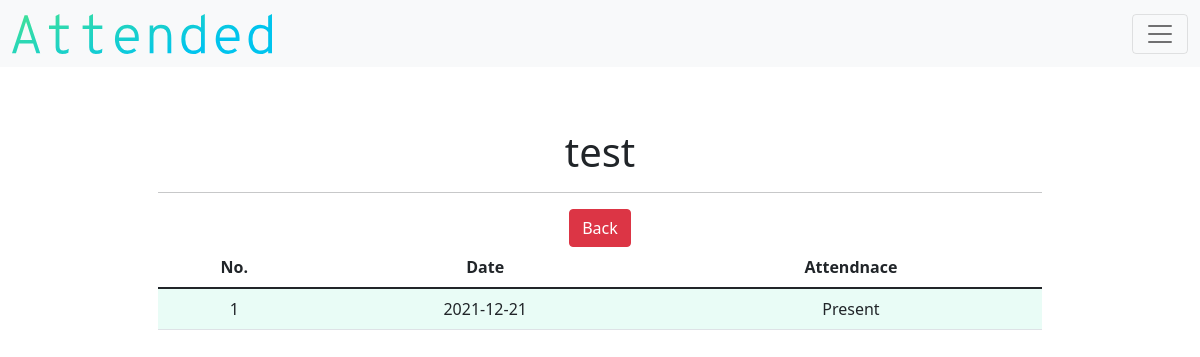
The page /detail_attendance/1 (signed in) on the database its author committed.
### models.py (models this page shows)
class Student(db.Model):
    __tablename__ = "student"
    id = db.Column(db.Integer, primary_key=True)
    teacher_id = db.Column(db.Integer, db.ForeignKey("teacher.id"))
    class_id = db.Column(db.Integer, nullable=True, default=0)
    name = db.Column(db.String(), nullable=False)
    birth = db.Column(db.String(),nullable=False)
    age = db.Column(db.Integer(), nullable=False)
    gender = db.Column(db.String(), nullable=False)
    parent = db.Column(db.String(), nullable=True)
    parent2 = db.Column(db.String(), nullable=True)
    number = db.Column(db.String, nullable=True)
    number2 = db.Column(db.String, nullable=True)
    email = db.Column(db.String(), nullable=True)
    email2 = db.Column(db.String(), nullable=True)
    address = db.Column(db.String(), nullable=False)
    city = db.Column(db.String(), nullable=False)
    state = db.Column(db.String(), nullable=False)
    postcode = db.Column(db.Integer, nullable=False)
    attend_count = db.Column(db.Integer, nullable=True, default=0)
    student_attends = db.relationship("Attendance", backref="student_attend")

class Attendance(db.Model):
    __tablename__ = "attendance"
    id = db.Column(db.Integer, primary_key=True)
    teacher_id = db.Column(db.Integer, db.ForeignKey("teacher.id"))
    class_id = db.Column(db.Integer, db.ForeignKey("class.id"))
    student_id = db.Column(db.Integer, db.ForeignKey("student.id"))
    date = db.Column(db.String(),nullable=False)
    presence = db.Column(db.String(),nullable=False)

### application.py (the view)
@app.route("/detail_attendance/<string:id>")
def detail_attendance(id):
    teacher = current_user.get_id()
    teacher_object = db.session.query(Teacher).filter_by(id=teacher).first()
    if not current_user.is_authenticated:
        return redirect("/login")
    else:
        TABLE_HEADERS = ["No.", "Date", "Attendnace"]
        student_object = db.session.query(Student).filter_by(id=id).first()
        class_id = student_object.class_id
        attendance_object = db.session.query(Attendance).filter_by(student_id=id).order_by(Attendance.date.desc())
        new_attendance = db.session.query(Attendance).filter_by(class_id=class_id).group_by(Attendance.date)
        return render_template("detail-attendance.html", headers=TABLE_HEADERS, attendances=attendance_object, student=student_object, new_student=new_attendance, teacher=teacher_object)

### application.py (called while the page is built)
@login.user_loader
def load_user(id):
    return Teacher.query.get(id)

### templates/detail-attendance.html (shortened to what this page needs)
{% extends "layout.html" %}
{% block main %}
        <h1>{{student.name}}</h1>
        <hr>
        <div class="d-grid gap-2 d-md-block">
          <a class="btn btn-danger" id="detail-attendance-class-back" href="/detail_class/{{student.class_id}}" type="button">Back</a>
        </div>
        <div class="table-responsive">
          <table class="table table-hover">
                  <thead>
                          <tr>
                                  {% for header in headers %}
                                  <th id="header"> {{ header }} </th>
                                  {% endfor %}
                          </tr>
                  </thead>
                  <tbody>
                    {% if student.attend_count == 0 %}
                      {% for date in new_student %}
                        <tr>
                            <td class="counterCell"></td>
                            <td>{{date.date}}</td>
                            <td>Absent</td>
                        </tr>
                      {% endfor %}
                    {% else %}
                      {% for attendance in attendances %}
                        <tr>
                            <td class="counterCell"></td>
                            <td>{{attendance.date}}</td>
                            <td> {{attendance.presence }} </td>
                        </tr>
                      {% endfor %}
                    {% endif %}
                  </tbody>
          </table>
        </div>
{% endblock %}

### static/css/style.css (style rules this page uses)
table { counter-reset: tableCount; }
.counterCell:before { content: counter(tableCount); counter-increment: tableCount; }
tr:nth-child(odd) { background-color:#e9fcf6; }
#header { background-color:white; }
#detail-attendance-class-back { position:relative; }

### rows shown on the page
Student: name "test"
Attendance: date "2021-12-21", presence "Present"

### other values the page prints
{{ header }} "No." "Date" "Attendnace"
